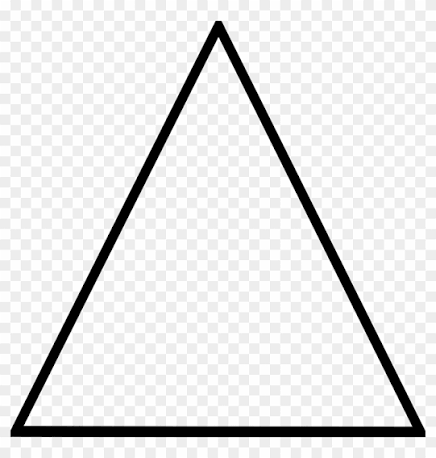
#> input picture phase-7/shapes.png, 436 x 458 px, found by its file name
$ python contour.py
#> lines starting #> are read from the running program, lines starting #| are printed output that depends on the picture; after the words box and inside, x2 and y2 are one past the last pixel; in counts of white or black regions, pixels touching at a corner belong together
import cv2
import numpy as np

# Load image
image = cv2.imread("phase-7//shapes.png")
#> image is the input picture: shape (458, 436, 3); min 0, max 255, mean 229.6
# Check if image loaded
if image is None:
    print("Error: Image not found!")
    exit()

# Convert to grayscale
gray = cv2.cvtColor(image, cv2.COLOR_BGR2GRAY)

# Threshold
_, thresh = cv2.threshold(gray, 200, 255, cv2.THRESH_BINARY)
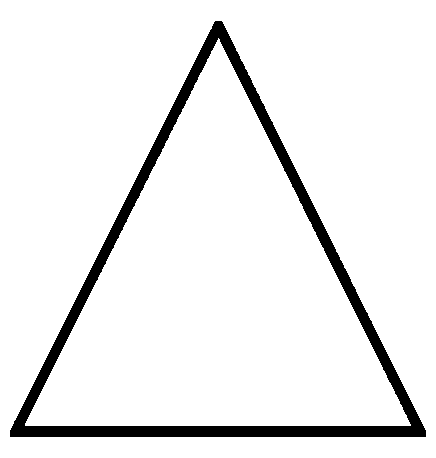
#> thresh: shape (458, 436); 93% white; 1 black region

# Find contours
contours, hierarchy = cv2.findContours(
    thresh,
    cv2.RETR_TREE,
    cv2.CHAIN_APPROX_SIMPLE
)
#> contours = 3 contours; box (x1, y1, x2, y2) and area: (0, 0, 436, 458) 198795, (9, 20, 427, 438) 89794, (25, 38, 411, 426) 74708

# Draw contours on original image
cv2.drawContours(image, contours, -1, (255, 255, 0), 3)
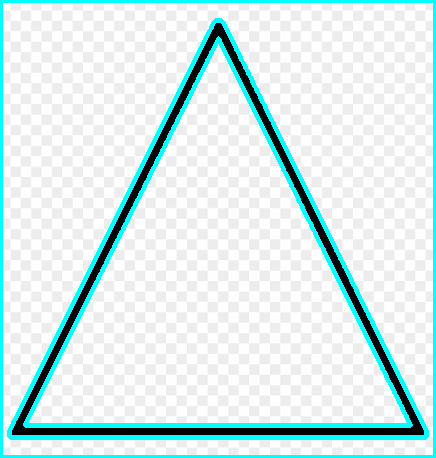
#> image: shape (458, 436, 3); 8.7% of pixels changed, all inside (x1, y1, x2, y2) = (0, 0, 436, 458)

for contour in contours:
    approx = cv2.approxPolyDP(contour,0.01 * cv2.arcLength(contour,True),True)

    corners = len(approx)

    if corners == 3:
        shape_name="Triangle"
    elif corners == 4:
        shape_name="Square"
    elif corners ==5:
        shape_name="Pentagon"
    elif corners>5:
        shape_name="circle"
    else:
        shape_name="Unknown"

    cv2.drawContours(image,[approx],0,(0,255,0),2)
    x=approx.ravel()[0]
    y=approx.ravel()[1]-10
    cv2.putText(image,shape_name,(x,y),cv2.FONT_HERSHEY_COMPLEX,0.6,(255,255,0),1)
#> this loop made 3 passes
#> (approx, corners, shape_name, x, y) on passes 1 to 3: ([[0, 0], [0, 457], [435, 457], [435, 0]], 4, 'Square', 0, -10), ([[215, 20], [425, 437], [9, 436]], 3, 'Triangle', 215, 10), ([[218, 38], [25, 425], [410, 425]], 3, 'Triangle', 218, 28)
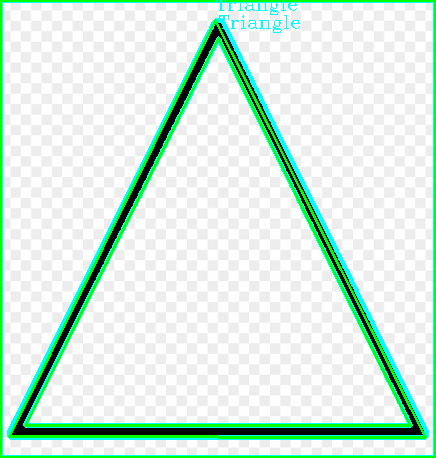
#> image: shape (458, 436, 3); 5.45% of pixels changed, all inside (x1, y1, x2, y2) = (0, 0, 436, 458)
# Display image WITH contours
cv2.imshow("Contours", image)

cv2.waitKey(0)
cv2.destroyAllWindows()
